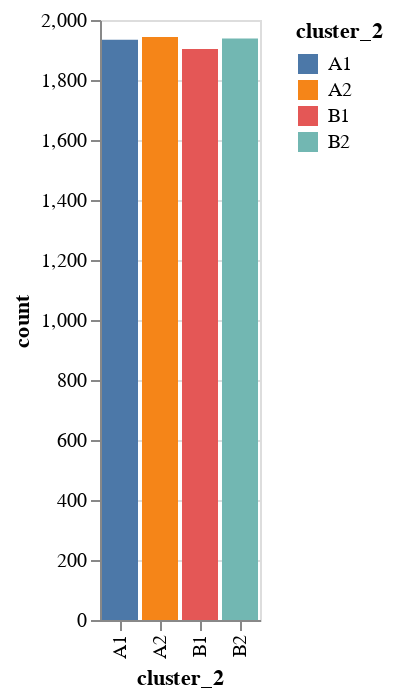

The notebook cell this image was saved under:
### Code cell
show_b_stats('cluster_2', df_clustered)

### Figure 1 — Vega-Lite specification as saved in the notebook (floating-point values rounded to 4 significant figures)
{"config": {"view": {"continuousWidth": 300, "continuousHeight": 300}}, "data": {"name": "data-0c1e80f5a5066dfcd6e942c9165e2b6e"}, "mark": {"type": "bar", "tooltip": true}, "encoding": {"color": {"field": "cluster_2", "type": "nominal"}, "x": {"field": "cluster_2", "type": "nominal"}, "y": {"field": "count", "type": "quantitative"}}, "params": [{"name": "param_2", "select": {"type": "interval", "encodings": ["x", "y"]}, "bind": "scales"}], "$schema": "https://vega.github.io/schema/vega-lite/v5.20.1.json", "datasets": {"data-0c1e80f5a5066dfcd6e942c9165e2b6e": [{"cluster_2": "A2", "count": 1943}, {"cluster_2": "B2", "count": 1938}, {"cluster_2": "A1", "count": 1934}, {"cluster_2": "B1", "count": 1903}]}}
